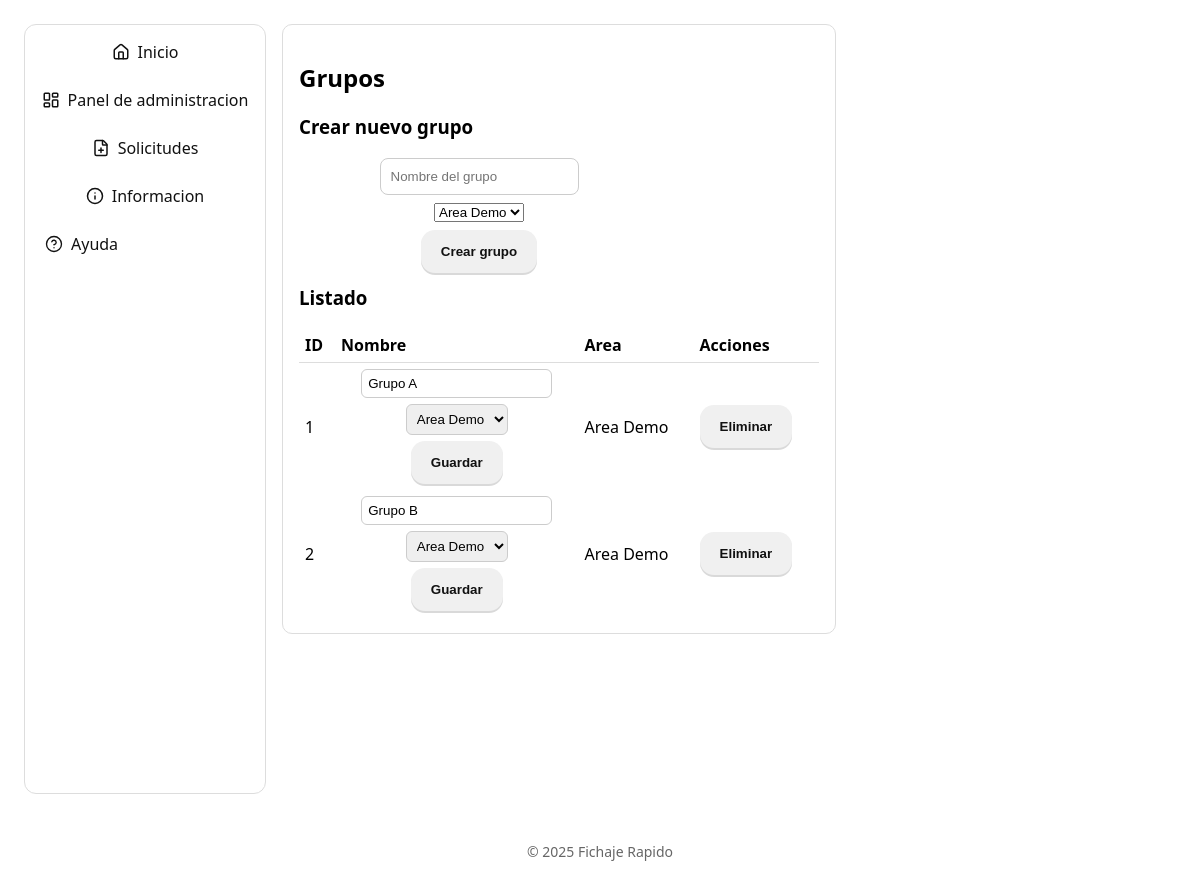
The app's page /admin/groups (signed in) with its own data.
### models.py (models this page shows)
class Base(DeclarativeBase):
    pass

class Group(Base):
    __tablename__ = "groups"
    id = Column(Integer, primary_key=True)
    name = Column(String(120), nullable=False)
    area_id = Column(Integer, ForeignKey("areas.id"), nullable=False)
    area = relationship("Area", back_populates="groups")
    users = relationship("User", back_populates="group")

class Area(Base):
    __tablename__ = "areas"
    id = Column(Integer, primary_key=True)
    name = Column(String(120), nullable=False, unique=True)
    users = relationship("User", back_populates="area")
    groups = relationship("Group", back_populates="area")

### app.py (the view)
@app.route("/admin/groups", methods=["GET"])
@login_required
@admin_required
def admin_groups_page():
    db = SessionLocal()
    try:
        groups = db.execute(select(Group).order_by(Group.id)).scalars().all()
        areas = db.execute(select(Area).order_by(Area.id)).scalars().all()
        return render_template("admin/groups.html", groups=groups, areas=areas)
    finally:
        db.close()

### app.py (called while the page is built)
@app.context_processor
def inject_template_globals():
    return {
        "current_year": datetime.now(TZ).year,
        "owner_name": os.environ.get("OWNER_NAME", "Fichaje Rapido"),
        "TZ": TZ,
    }

@login_manager.user_loader
def load_user(user_id):
    db = SessionLocal()
    try:
        return db.get(User, int(user_id))
    finally:
        db.close()

def admin_required(view):
    @wraps(view)
    def wrapper(*args, **kwargs):
        if not current_user.is_authenticated or current_user.role != Role.admin:
            abort(403)
        return view(*args, **kwargs)
    return wrapper

### templates/admin/groups.html (shortened to what this page needs)
{% extends "base.html" %}
{% block content %}
<div class="card">
  <h2>Grupos</h2>
  <h3 style="margin-top:10px;">Crear nuevo grupo</h3>
  <form method="post" action="{{ url_for('admin_groups_create') }}" style="display:flex; gap:8px; align-items:center; flex-wrap:wrap; margin-bottom:10px;">
    <input type="text" name="name" placeholder="Nombre del grupo" required>
    <select name="area_id">
      {% for a in areas %}
        <option value="{{ a.id }}">{{ a.name }}</option>
      {% endfor %}
    </select>
    <button class="btn" type="submit">Crear grupo</button>
  </form>
  <h3 class="row">Listado</h3>
  <table style="width:100%; border-collapse: collapse;">
    <thead>
      <tr>
        <th style="text-align:left; border-bottom:1px solid #ddd; padding:6px;">ID</th>
        <th style="text-align:left; border-bottom:1px solid #ddd; padding:6px;">Nombre</th>
        <th style="text-align:left; border-bottom:1px solid #ddd; padding:6px;">Area</th>
        <th style="text-align:left; border-bottom:1px solid #ddd; padding:6px;">Acciones</th>
      </tr>
    </thead>
    <tbody>
      {% for g in groups %}
      <tr>
        <td style="padding:6px;">{{ g.id }}</td>
        <td style="padding:6px;">
          <form method="post" action="{{ url_for('admin_groups_update', group_id=g.id) }}" style="display:flex; gap:6px; align-items:center;">
            <input type="text" name="name" value="{{ g.name }}" style="padding:6px;border:1px solid #ccc;border-radius:6px;">
            <select name="area_id" style="padding:6px;border:1px solid #ccc;border-radius:6px;">
              {% for a in areas %}
                <option value="{{ a.id }}" {{ 'selected' if g.area_id==a.id else '' }}>{{ a.name }}</option>
              {% endfor %}
            </select>
            <button class="btn" type="submit">Guardar</button>
          </form>
        </td>
        <td style="padding:6px;">{{ g.area.name if g.area else '-' }}</td>
        <td style="padding:6px;">
          <form method="post" action="{{ url_for('admin_groups_delete', group_id=g.id) }}" onsubmit="return confirm('¿Borrar grupo?');" style="display:inline;">
            <button class="btn" type="submit">Eliminar</button>
          </form>
        </td>
      </tr>
      {% else %}
      <tr><td colspan="4" style="padding:6px;">Sin grupos</td></tr>
      {% endfor %}
    </tbody>
  </table>
</div>
{% endblock %}

### templates/base.html (style rules this page uses)
body { font-family:system-ui,Arial;margin:24px }
.card { border:1px solid #ddd;border-radius:10px;padding:16px;max-width:520px }
.btn { display:inline-flex;align-items:center;gap:10px;padding:14px 20px;border-radius:14px;border:none;background:#f0f0f0;color:#111;cursor:pointer;font-weight:600;transition:transform .02s ease, box-shadow .2s ease, background-color .15s ease, filter .15s ease;box-shadow:0 2px 0 rgba(0,0,0,.15) }
.row { margin-top:12px }
form { display:flex;flex-direction:column;gap:10px;max-width:360px }
input { padding:10px;border:1px solid #ccc;border-radius:8px }

### records on screen
Group: id "1", name "Grupo A", area "Area Demo"
Group: id "2", name "Grupo B", area "Area Demo"

### other values on screen
{{ owner_name }} "Fichaje Rapido"
form field area_id "Area Demo"
